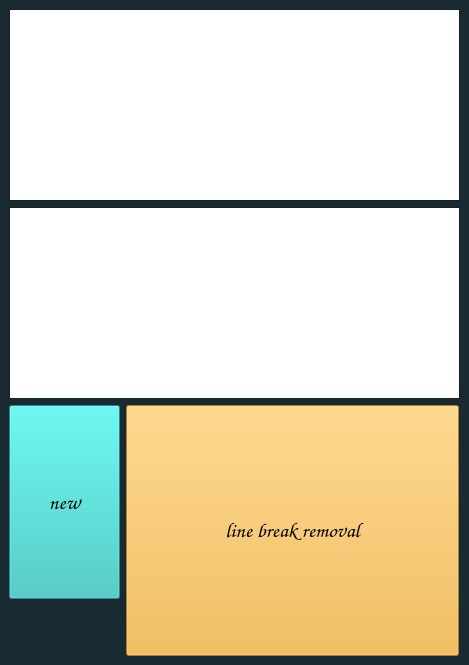
<?xml version="1.0" encoding="UTF-8"?>
<ui version="4.0">
 <class>MainWindow</class>
 <widget class="QMainWindow" name="MainWindow">
  <property name="geometry">
   <rect>
    <x>0</x>
    <y>0</y>
    <width>469</width>
    <height>665</height>
   </rect>
  </property>
  <property name="sizePolicy">
   <sizepolicy hsizetype="Preferred" vsizetype="Preferred">
    <horstretch>0</horstretch>
    <verstretch>0</verstretch>
   </sizepolicy>
  </property>
  <property name="palette">
   <palette>
    <active>
     <colorrole role="ButtonText">
      <brush brushstyle="SolidPattern">
       <color alpha="255">
        <red>242</red>
        <green>178</green>
        <blue>55</blue>
       </color>
      </brush>
     </colorrole>
     <colorrole role="Window">
      <brush brushstyle="SolidPattern">
       <color alpha="255">
        <red>25</red>
        <green>42</green>
        <blue>50</blue>
       </color>
      </brush>
     </colorrole>
    </active>
    <inactive>
     <colorrole role="ButtonText">
      <brush brushstyle="SolidPattern">
       <color alpha="255">
        <red>242</red>
        <green>178</green>
        <blue>55</blue>
       </color>
      </brush>
     </colorrole>
     <colorrole role="Window">
      <brush brushstyle="SolidPattern">
       <color alpha="255">
        <red>25</red>
        <green>42</green>
        <blue>50</blue>
       </color>
      </brush>
     </colorrole>
    </inactive>
    <disabled>
     <colorrole role="Base">
      <brush brushstyle="SolidPattern">
       <color alpha="255">
        <red>25</red>
        <green>42</green>
        <blue>50</blue>
       </color>
      </brush>
     </colorrole>
     <colorrole role="Window">
      <brush brushstyle="SolidPattern">
       <color alpha="255">
        <red>25</red>
        <green>42</green>
        <blue>50</blue>
       </color>
      </brush>
     </colorrole>
    </disabled>
   </palette>
  </property>
  <property name="windowTitle">
   <string>dehmovlaei</string>
  </property>
  <widget class="QWidget" name="centralwidget">
   <layout class="QFormLayout" name="formLayout">
    <item row="0" column="0" colspan="2">
     <widget class="QTextEdit" name="textEdit_1">
      <property name="font">
       <font>
        <family>Comic Sans MS</family>
        <pointsize>12</pointsize>
        <bold>true</bold>
       </font>
      </property>
     </widget>
    </item>
    <item row="1" column="0" colspan="2">
     <widget class="QTextEdit" name="textEdit_2">
      <property name="font">
       <font>
        <family>Comic Sans MS</family>
        <pointsize>12</pointsize>
        <bold>false</bold>
       </font>
      </property>
     </widget>
    </item>
    <item row="2" column="0">
     <widget class="QPushButton" name="btn_1">
      <property name="sizePolicy">
       <sizepolicy hsizetype="Preferred" vsizetype="Preferred">
        <horstretch>111</horstretch>
        <verstretch>111</verstretch>
       </sizepolicy>
      </property>
      <property name="minimumSize">
       <size>
        <width>111</width>
        <height>111</height>
       </size>
      </property>
      <property name="maximumSize">
       <size>
        <width>333</width>
        <height>333</height>
       </size>
      </property>
      <property name="font">
       <font>
        <family>Comic Sans MS</family>
        <pointsize>16</pointsize>
        <bold>true</bold>
       </font>
      </property>
      <property name="styleSheet">
       <string notr="true">QPushButton{
background-color:rgb(49, 196, 190)
}</string>
      </property>
      <property name="text">
       <string>new</string>
      </property>
     </widget>
    </item>
    <item row="2" column="1">
     <widget class="QPushButton" name="btn_2">
      <property name="sizePolicy">
       <sizepolicy hsizetype="Preferred" vsizetype="Preferred">
        <horstretch>111</horstretch>
        <verstretch>111</verstretch>
       </sizepolicy>
      </property>
      <property name="minimumSize">
       <size>
        <width>111</width>
        <height>111</height>
       </size>
      </property>
      <property name="maximumSize">
       <size>
        <width>333</width>
        <height>333</height>
       </size>
      </property>
      <property name="font">
       <font>
        <family>Comic Sans MS</family>
        <pointsize>16</pointsize>
        <bold>true</bold>
       </font>
      </property>
      <property name="styleSheet">
       <string notr="true">QPushButton{
background-color: rgb(242, 178, 55)
}</string>
      </property>
      <property name="text">
       <string>line break removal</string>
      </property>
     </widget>
    </item>
   </layout>
  </widget>
 </widget>
 <resources/>
 <connections/>
</ui>
